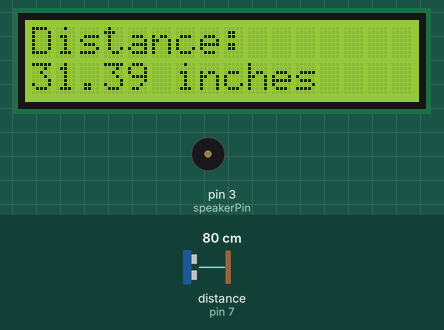
This sketch was run on a simulated Arduino Uno, built with avr-gcc and run on an emulated ATmega328P. On the bench: 16×2 character LCD, buzzer (waves = sounding). Wiring (inferred from the names in the program): ultrasonic range finder: trigger pin 6; echo pin 7. Inputs (shaded band) come from the test bench; at power-on: distance to the obstacle (sensor on pin 7) 80 cm. The echo pulse lasts 58.3 µs per cm; what the sketch prints to the serial monitor is not drawn.

Above: at 1.2 s.
1.3 s: distance to the obstacle (sensor on pin 7) set to 18 cm
At 1.8 s:
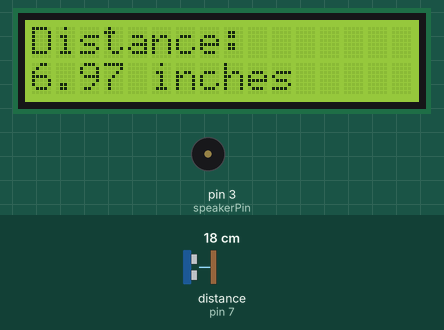
2.9 s: distance to the obstacle (sensor on pin 7) set to 14 cm
At 3.12 s:
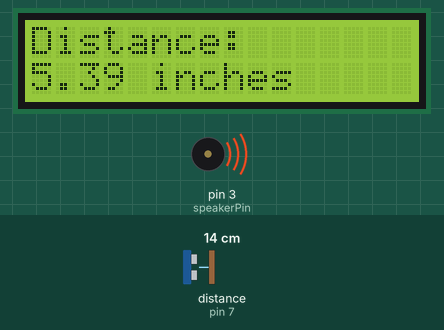
4.8 s: distance to the obstacle (sensor on pin 7) set to 35 cm
At 6.2 s:
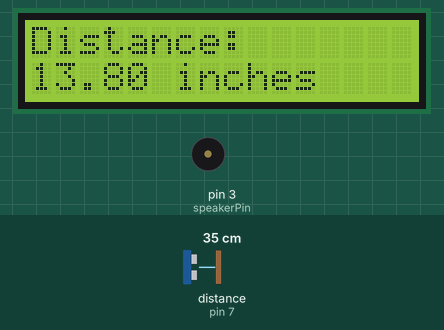
Timing chart, 0 to 7.8 s (numbered marks = the images above; inputs shaded):
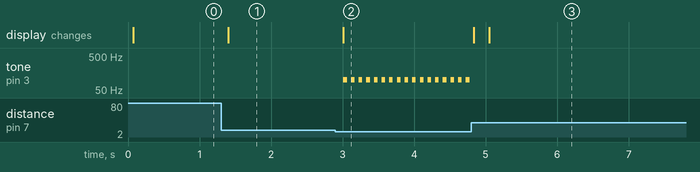

Measured:
- the behaviour switches between 16 and 15 cm on distance to the obstacle (sensor on pin 7) (found by bisection; images 1 and 2)
- after the input at 1.3 s, the display: changes after 0.10 s (image 1)
- after the input at 2.9 s, tone on pin 3 (speakerPin): alternates 100 Hz for 0.05 s and silent for 0.06 s, starting after 0.11 s; the display: changes after 0.11 s (image 2)
- after the input at 4.8 s, tone on pin 3 (speakerPin): stops changing and stays silent; the display: first changes at once (image 3 shows a later state)

The sketch:

Lab_10.ino
```cpp
#include <LiquidCrystal.h>
LiquidCrystal lcd(13, 12, 11, 10, 9, 8);
int trigPin = 6;
int echoPin = 7;
float dist = 0;
int speakerPin = 3; // NOTE CHANGE PINS FOR DISTANCE
void setup() {
  // put your setup code here, to run once:
  Serial.begin(9600);

  lcd.begin(16, 2);
  lcd.clear();

  pinMode(trigPin, OUTPUT);
  pinMode(echoPin, INPUT);

  pinMode(speakerPin, OUTPUT);
}

void loop() {
  // put your main code here, to run repeatedly:
  dist = getDistance();
  Serial.println(dist);
  lcd.clear();
  lcd.setCursor(0, 0);
  lcd.print("Distance:");
  lcd.setCursor(0, 1);
  lcd.print(String(dist) + " inches");
  if(dist < 6.0)
  {
    tone(speakerPin, 100, 50);

  }

  delay(100);
}

float getDistance()
{
  float echoTime;                   //variable to store the time it takes for a ping to bounce off an object
  float calculatedDistance;         //variable to store the distance calculated from the echo time

  //send out an ultrasonic pulse that's 10ms long
  digitalWrite(trigPin, HIGH);
  delayMicroseconds(10);
  digitalWrite(trigPin, LOW);

  echoTime = pulseIn(echoPin, HIGH);      //use the pulsein command to see how long it takes for the
                                          //pulse to bounce back to the sensor

  calculatedDistance = echoTime / 148.0;  //calculate the distance of the object that reflected the pulse (half the bounce time multiplied by the speed of sound)

  return calculatedDistance;              //send back the distance that was calculated
}
```
